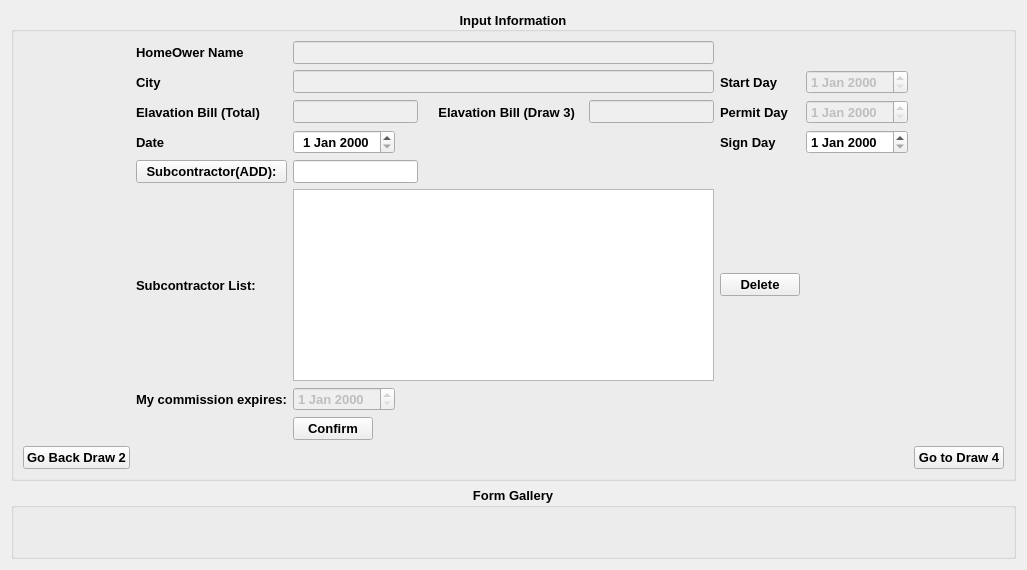
      <widget class="QWidget" name="tab_3">
       <attribute name="title">
        <string>Draw 3</string>
       </attribute>
       <layout class="QVBoxLayout" name="verticalLayout_7">
        <item>
         <widget class="QGroupBox" name="groupBox_6">
          <property name="font">
           <font>
            <pointsize>10</pointsize>
            <weight>75</weight>
            <bold>true</bold>
           </font>
          </property>
          <property name="title">
           <string>Input Information</string>
          </property>
          <property name="alignment">
           <set>Qt::AlignCenter</set>
          </property>
          <property name="flat">
           <bool>false</bool>
          </property>
          <property name="checkable">
           <bool>false</bool>
          </property>
          <layout class="QVBoxLayout" name="verticalLayout_6">
           <item>
            <layout class="QGridLayout" name="gridLayout_4">
             <item row="12" column="5">
              <widget class="QPushButton" name="godraw4">
               <property name="sizePolicy">
                <sizepolicy hsizetype="Fixed" vsizetype="Fixed">
                 <horstretch>0</horstretch>
                 <verstretch>0</verstretch>
                </sizepolicy>
               </property>
               <property name="text">
                <string>Go to Draw 4</string>
               </property>
              </widget>
             </item>
             <item row="0" column="2">
              <widget class="QLineEdit" name="lineEdit_11">
               <property name="enabled">
                <bool>false</bool>
               </property>
              </widget>
             </item>
             <item row="1" column="2">
              <widget class="QLineEdit" name="lineEdit_12">
               <property name="enabled">
                <bool>false</bool>
               </property>
              </widget>
             </item>
             <item row="5" column="2">
              <layout class="QHBoxLayout" name="horizontalLayout_7">
               <item>
                <widget class="QLineEdit" name="subadd13">
                 <property name="sizePolicy">
                  <sizepolicy hsizetype="Fixed" vsizetype="Fixed">
                   <horstretch>0</horstretch>
                   <verstretch>0</verstretch>
                  </sizepolicy>
                 </property>
                </widget>
               </item>
               <item>
                <spacer name="horizontalSpacer_22">
                 <property name="orientation">
                  <enum>Qt::Horizontal</enum>
                 </property>
                 <property name="sizeHint" stdset="0">
                  <size>
                   <width>40</width>
                   <height>20</height>
                  </size>
                 </property>
                </spacer>
               </item>
              </layout>
             </item>
             <item row="6" column="1">
              <widget class="QLabel" name="subcontractor3">
               <property name="text">
                <string>Subcontractor List:</string>
               </property>
              </widget>
             </item>
             <item row="0" column="1">
              <widget class="QLabel" name="homename3">
               <property name="text">
                <string>HomeOwer Name</string>
               </property>
               <property name="buddy">
                <cstring>lineEdit</cstring>
               </property>
              </widget>
             </item>
             <item row="7" column="2">
              <widget class="QDateEdit" name="dateEdit_5">
               <property name="enabled">
                <bool>false</bool>
               </property>
               <property name="sizePolicy">
                <sizepolicy hsizetype="Fixed" vsizetype="Fixed">
                 <horstretch>0</horstretch>
                 <verstretch>0</verstretch>
                </sizepolicy>
               </property>
              </widget>
             </item>
             <item row="2" column="2">
              <layout class="QHBoxLayout" name="horizontalLayout_8">
               <item>
                <widget class="QLineEdit" name="lineEdit_15">
                 <property name="enabled">
                  <bool>false</bool>
                 </property>
                </widget>
               </item>
               <item>
                <widget class="QLabel" name="draw3bill">
                 <property name="text">
                  <string>    Elavation Bill (Draw 3)  </string>
                 </property>
                </widget>
               </item>
               <item>
                <widget class="QLineEdit" name="lineEdit_16">
                 <property name="enabled">
                  <bool>false</bool>
                 </property>
                </widget>
               </item>
              </layout>
             </item>
             <item row="7" column="1">
              <widget class="QLabel" name="label_27">
               <property name="text">
                <string>My commission expires:</string>
               </property>
              </widget>
             </item>
             <item row="3" column="1">
              <widget class="QLabel" name="label_29">
               <property name="text">
                <string>Date</string>
               </property>
              </widget>
             </item>
             <item row="3" column="2">
              <widget class="QDateEdit" name="dateEdit_4">
               <property name="enabled">
                <bool>true</bool>
               </property>
               <property name="sizePolicy">
                <sizepolicy hsizetype="Fixed" vsizetype="Fixed">
                 <horstretch>0</horstretch>
                 <verstretch>0</verstretch>
                </sizepolicy>
               </property>
               <property name="alignment">
                <set>Qt::AlignCenter</set>
               </property>
               <property name="currentSectionIndex">
                <number>1</number>
               </property>
              </widget>
             </item>
             <item row="0" column="0">
              <spacer name="horizontalSpacer_11">
               <property name="orientation">
                <enum>Qt::Horizontal</enum>
               </property>
               <property name="sizeType">
                <enum>QSizePolicy::Fixed</enum>
               </property>
               <property name="sizeHint" stdset="0">
                <size>
                 <width>105</width>
                 <height>20</height>
                </size>
               </property>
              </spacer>
             </item>
             <item row="11" column="2">
              <widget class="QPushButton" name="confirm_3">
               <property name="sizePolicy">
                <sizepolicy hsizetype="Fixed" vsizetype="Fixed">
                 <horstretch>0</horstretch>
                 <verstretch>0</verstretch>
                </sizepolicy>
               </property>
               <property name="font">
                <font>
                 <pointsize>10</pointsize>
                 <weight>75</weight>
                 <bold>true</bold>
                </font>
               </property>
               <property name="text">
                <string>Confirm</string>
               </property>
               <property name="autoDefault">
                <bool>false</bool>
               </property>
               <property name="default">
                <bool>false</bool>
               </property>
              </widget>
             </item>
             <item row="1" column="1">
              <widget class="QLabel" name="homecity3">
               <property name="text">
                <string>City</string>
               </property>
               <property name="buddy">
                <cstring>lineEdit_2</cstring>
               </property>
              </widget>
             </item>
             <item row="2" column="1">
              <widget class="QLabel" name="totalbill3">
               <property name="text">
                <string>Elavation Bill (Total)  </string>
               </property>
               <property name="buddy">
                <cstring>lineEdit_3</cstring>
               </property>
              </widget>
             </item>
             <item row="12" column="0">
              <widget class="QPushButton" name="gobackdraw2">
               <property name="sizePolicy">
                <sizepolicy hsizetype="Fixed" vsizetype="Fixed">
                 <horstretch>0</horstretch>
                 <verstretch>0</verstretch>
                </sizepolicy>
               </property>
               <property name="text">
                <string>Go Back Draw 2</string>
               </property>
              </widget>
             </item>
             <item row="0" column="5">
              <spacer name="horizontalSpacer_12">
               <property name="orientation">
                <enum>Qt::Horizontal</enum>
               </property>
               <property name="sizeType">
                <enum>QSizePolicy::Preferred</enum>
               </property>
               <property name="sizeHint" stdset="0">
                <size>
                 <width>80</width>
                 <height>20</height>
                </size>
               </property>
              </spacer>
             </item>
             <item row="5" column="1">
              <widget class="QPushButton" name="subadd3">
               <property name="text">
                <string>Subcontractor(ADD):</string>
               </property>
              </widget>
             </item>
             <item row="6" column="4">
              <spacer name="horizontalSpacer_23">
               <property name="orientation">
                <enum>Qt::Horizontal</enum>
               </property>
               <property name="sizeHint" stdset="0">
                <size>
                 <width>60</width>
                 <height>20</height>
                </size>
               </property>
              </spacer>
             </item>
             <item row="6" column="3">
              <widget class="QPushButton" name="subdelete3">
               <property name="text">
                <string>Delete</string>
               </property>
              </widget>
             </item>
             <item row="6" column="2">
              <widget class="QListWidget" name="listWidget_2">
               <property name="sizePolicy">
                <sizepolicy hsizetype="Expanding" vsizetype="Expanding">
                 <horstretch>0</horstretch>
                 <verstretch>0</verstretch>
                </sizepolicy>
               </property>
               <property name="minimumSize">
                <size>
                 <width>20</width>
                 <height>30</height>
                </size>
               </property>
               <property name="baseSize">
                <size>
                 <width>30</width>
                 <height>40</height>
                </size>
               </property>
              </widget>
             </item>
             <item row="1" column="3">
              <widget class="QLabel" name="label_19">
               <property name="text">
                <string>Start Day</string>
               </property>
              </widget>
             </item>
             <item row="2" column="3">
              <widget class="QLabel" name="label_20">
               <property name="text">
                <string>Permit Day</string>
               </property>
              </widget>
             </item>
             <item row="3" column="3">
              <widget class="QLabel" name="label_21">
               <property name="text">
                <string>Sign Day</string>
               </property>
              </widget>
             </item>
             <item row="1" column="4">
              <widget class="QDateEdit" name="start_day3">
               <property name="enabled">
                <bool>false</bool>
               </property>
               <property name="sizePolicy">
                <sizepolicy hsizetype="Fixed" vsizetype="Fixed">
                 <horstretch>0</horstretch>
                 <verstretch>0</verstretch>
                </sizepolicy>
               </property>
              </widget>
             </item>
             <item row="2" column="4">
              <widget class="QDateEdit" name="Permit_day3">
               <property name="enabled">
                <bool>false</bool>
               </property>
               <property name="sizePolicy">
                <sizepolicy hsizetype="Fixed" vsizetype="Fixed">
                 <horstretch>0</horstretch>
                 <verstretch>0</verstretch>
                </sizepolicy>
               </property>
              </widget>
             </item>
             <item row="3" column="4">
              <widget class="QDateEdit" name="sign_day3">
               <property name="sizePolicy">
                <sizepolicy hsizetype="Fixed" vsizetype="Fixed">
                 <horstretch>0</horstretch>
                 <verstretch>0</verstretch>
                </sizepolicy>
               </property>
              </widget>
             </item>
            </layout>
           </item>
          </layout>
         </widget>
        </item>
        <item>
         <widget class="QGroupBox" name="groupBox_5">
          <property name="font">
           <font>
            <pointsize>10</pointsize>
            <weight>75</weight>
            <bold>true</bold>
           </font>
          </property>
          <property name="title">
           <string>Form Gallery</string>
          </property>
          <property name="alignment">
           <set>Qt::AlignHCenter|Qt::AlignTop</set>
          </property>
          <layout class="QHBoxLayout" name="horizontalLayout_5">
           <item>
            <spacer name="horizontalSpacer_9">
             <property name="orientation">
              <enum>Qt::Horizontal</enum>
             </property>
             <property name="sizeType">
              <enum>QSizePolicy::Fixed</enum>
             </property>
             <property name="sizeHint" stdset="0">
              <size>
               <width>150</width>
               <height>30</height>
              </size>
             </property>
            </spacer>
           </item>
           <item>
            <widget class="QLabel" name="label_23">
             <property name="text">
              <string>&lt;html&gt;&lt;head/&gt;&lt;body&gt;&lt;p&gt;&lt;img src=&quot;:/newPrefix/images/Draw_FEMA_Home_Evelation_Program.png&quot;/&gt;&lt;/p&gt;&lt;/body&gt;&lt;/html&gt;</string>
             </property>
            </widget>
           </item>
           <item>
            <widget class="QLabel" name="label_24">
             <property name="text">
              <string>&lt;html&gt;&lt;head/&gt;&lt;body&gt;&lt;p&gt;&lt;img src=&quot;:/newPrefix/images/Elevation_Contract_for_Grant_Eligible_Cost-1.png&quot;/&gt;&lt;/p&gt;&lt;/body&gt;&lt;/html&gt;</string>
             </property>
            </widget>
           </item>
           <item>
            <widget class="QLabel" name="label_25">
             <property name="text">
              <string>&lt;html&gt;&lt;head/&gt;&lt;body&gt;&lt;p&gt;&lt;img src=&quot;:/newPrefix/images/Excel.png&quot;/&gt;&lt;/p&gt;&lt;/body&gt;&lt;/html&gt;</string>
             </property>
            </widget>
           </item>
           <item>
            <widget class="QLabel" name="label_26">
             <property name="text">
              <string>&lt;html&gt;&lt;head/&gt;&lt;body&gt;&lt;p&gt;&lt;img src=&quot;:/newPrefix/images/resizelien.png&quot;/&gt;&lt;/p&gt;&lt;/body&gt;&lt;/html&gt;</string>
             </property>
            </widget>
           </item>
           <item>
            <spacer name="horizontalSpacer_10">
             <property name="orientation">
              <enum>Qt::Horizontal</enum>
             </property>
             <property name="sizeType">
              <enum>QSizePolicy::Fixed</enum>
             </property>
             <property name="sizeHint" stdset="0">
              <size>
               <width>60</width>
               <height>30</height>
              </size>
             </property>
            </spacer>
           </item>
          </layout>
         </widget>
        </item>
       </layout>
      </widget>
